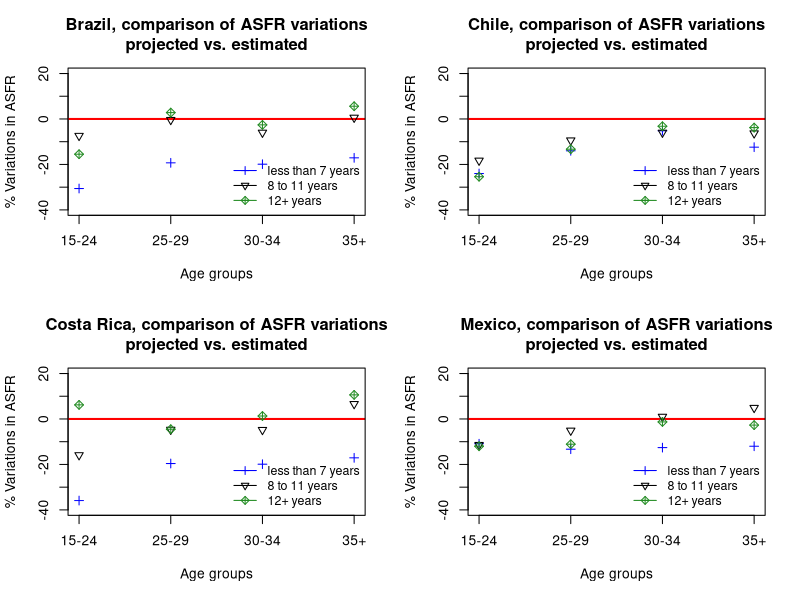

Reproduce this figure in R.
## graphs variations
dat = read.csv('dat_var_new.csv')




# var 1
windows(height = 10,width = 15)
par(mfrow=c(2,2))

#BRA
with(subset(dat, country =='bra'& educ =='less_7'), plot(1:4,var, pch=3, col='blue', ylim=c(-40,20), main='Brazil, comparison of ASFR variations\nprojected vs. estimated', ylab = "% Variations in ASFR", xlab='Age groups', axes = F))
axis(1,at=1:4,labels=c('15-24','25-29','30-34','35+'))
axis(2, at=(c(-40,-30,-20,-10,0,10,20)))
abline(h=0, col='red', lwd=2)
with(subset(dat, country =='bra'& educ =='8_11'), points(1:4,var, pch=6, ylim=c(-65,20))) 
with(subset(dat, country =='bra'& educ =='12_more'), points(1:4,var, pch=9, col='forestgreen', ylim=c(-65,20)))
box()
legend('bottomright',legend = c("less than 7 years", "8 to 11 years", "12+ years"), col=c('blue','black','forestgreen'), pch=c(3,6,9), lwd=1, cex=.9, bty='n')

#CHI

with(subset(dat, country =='chi'& educ =='less_7'), plot(1:4,var, pch=3, col='blue', ylim=c(-40,20), main='Chile, comparison of ASFR variations\nprojected vs. estimated', ylab = "% Variations in ASFR", xlab='Age groups', axes = F))
axis(1,at=1:4,labels=c('15-24','25-29','30-34','35+'))
axis(2, at=(c(-40,-30,-20,-10,0,10,20)))
abline(h=0, col='red', lwd=2)
with(subset(dat, country =='chi'& educ =='8_11'), points(1:4,var, pch=6, ylim=c(-65,20))) 
with(subset(dat, country =='chi'& educ =='12_more'), points(1:4,var, pch=9, col='forestgreen', ylim=c(-65,20))) 
legend('bottomright',legend = c("less than 7 years", "8 to 11 years", "12+ years"), col=c('blue','black','forestgreen'), pch=c(3,6,9), lwd=1, cex=.9, bty='n')
box()

#CRC
with(subset(dat, country =='crc'& educ =='less_7'), plot(1:4,var, pch=3, col='blue', ylim=c(-40,20), main='Costa Rica, comparison of ASFR variations\nprojected vs. estimated', ylab = "% Variations in ASFR", xlab='Age groups', axes = F))
axis(1,at=1:4,labels=c('15-24','25-29','30-34','35+'))
axis(2, at=(c(-40,-30,-20,-10,0,10,20)))
abline(h=0, col='red', lwd=2)
with(subset(dat, country =='crc'& educ =='8_11'), points(1:4,var, pch=6, ylim=c(-65,20))) 
with(subset(dat, country =='crc'& educ =='12_more'), points(1:4,var, pch=9, col='forestgreen', ylim=c(-65,20))) 
legend('bottomright',legend = c("less than 7 years", "8 to 11 years", "12+ years"), col=c('blue','black','forestgreen'), pch=c(3,6,9), lwd=1, cex=.9, bty='n')
box()

#MEX
with(subset(dat, country =='mex'& educ =='less_7'), plot(1:4,var, pch=3, col='blue', ylim=c(-40,20), main='Mexico, comparison of ASFR variations\nprojected vs. estimated', ylab = "% Variations in ASFR", xlab='Age groups', axes = F))
axis(1,at=1:4,labels=c('15-24','25-29','30-34','35+'))
axis(2, at=(c(-40,-30,-20,-10,0,10,20)))
abline(h=0, col='red', lwd=2)
with(subset(dat, country =='mex'& educ =='8_11'), points(1:4,var, pch=6, ylim=c(-65,20))) 
with(subset(dat, country =='mex'& educ =='12_more'), points(1:4,var, pch=9, col='forestgreen', ylim=c(-65,20))) 
legend('bottomright',legend = c("less than 7 years", "8 to 11 years", "12+ years"), col=c('blue','black','forestgreen'), pch=c(3,6,9), lwd=1, cex=.9, bty='n')
box()
savePlot("Figure6_Comparison",type="pdf")
savePlot("Figure6_Comparison",type="eps")
savePlot("Figure6_Comparison",type="png")

